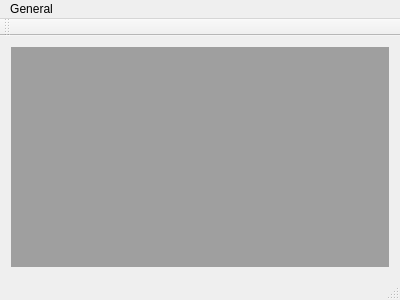
<?xml version="1.0" encoding="UTF-8"?>
<ui version="4.0">
 <class>MainWindow</class>
 <widget class="QMainWindow" name="MainWindow">
  <property name="geometry">
   <rect>
    <x>0</x>
    <y>0</y>
    <width>400</width>
    <height>300</height>
   </rect>
  </property>
  <property name="windowTitle">
   <string>MainWindow</string>
  </property>
  <widget class="QWidget" name="centralWidget">
   <layout class="QHBoxLayout" name="horizontalLayout">
    <item>
     <widget class="QMdiArea" name="mdiArea"/>
    </item>
   </layout>
  </widget>
  <widget class="QMenuBar" name="menuBar">
   <property name="geometry">
    <rect>
     <x>0</x>
     <y>0</y>
     <width>400</width>
     <height>20</height>
    </rect>
   </property>
   <widget class="QMenu" name="menuGeneral">
    <property name="title">
     <string>General</string>
    </property>
    <addaction name="actionNuevoLibro"/>
    <addaction name="separator"/>
    <addaction name="actionSalir"/>
   </widget>
   <addaction name="menuGeneral"/>
  </widget>
  <widget class="QToolBar" name="mainToolBar">
   <attribute name="toolBarArea">
    <enum>TopToolBarArea</enum>
   </attribute>
   <attribute name="toolBarBreak">
    <bool>false</bool>
   </attribute>
  </widget>
  <widget class="QStatusBar" name="statusBar"/>
  <action name="actionNuevoLibro">
   <property name="text">
    <string>Nuevo libro</string>
   </property>
  </action>
  <action name="actionSalir">
   <property name="text">
    <string>&amp;Salir</string>
   </property>
   <property name="shortcut">
    <string>Ctrl+Q</string>
   </property>
  </action>
 </widget>
 <layoutdefault spacing="6" margin="11"/>
 <resources/>
 <connections/>
</ui>
